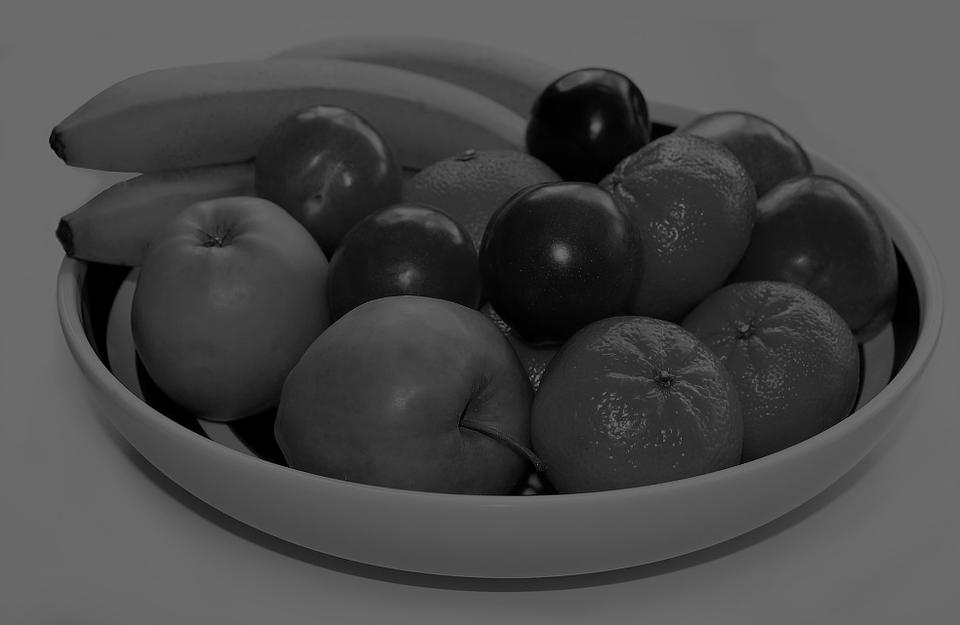
#> input picture Week 6/fruit_fade.png, 960 x 625 px
$ python Contrast_image.py
#> lines starting #> are read from the running program, lines starting #| are printed output that depends on the picture
from PIL import Image
import numpy as np

im = Image.open("fruit_fade.png")
#> im is the input picture: PIL image 960x625 L; min 0, max 109, mean 72.5
pix = np.array(im)

# get the maximum value
maximum = np.max(pix)
#> maximum = 109

# calculate the scaling factor
scale = 255.0/maximum
#> scale = 2.34

# create the new 2D array
new_pix = []
for row in pix:
    new_row = []
    for pixel in row:
        new_row.append(pixel * scale + 100)
    new_pix.append(new_row)
#> after the loop, new_pix = 625 items

new_pix = np.array(new_pix).astype('uint8')
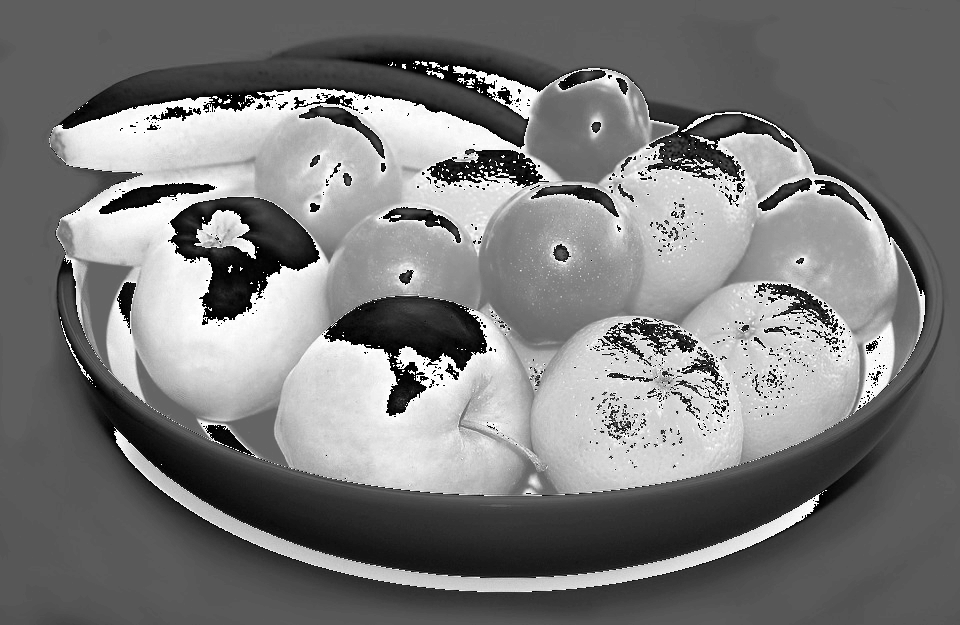
#> new_pix: shape (625, 960); min 0, max 254, mean 122.3

im2 = Image.fromarray(new_pix)
im2.show()

# I don't understand the properties of pixels enough to understand how to maximize contrast
